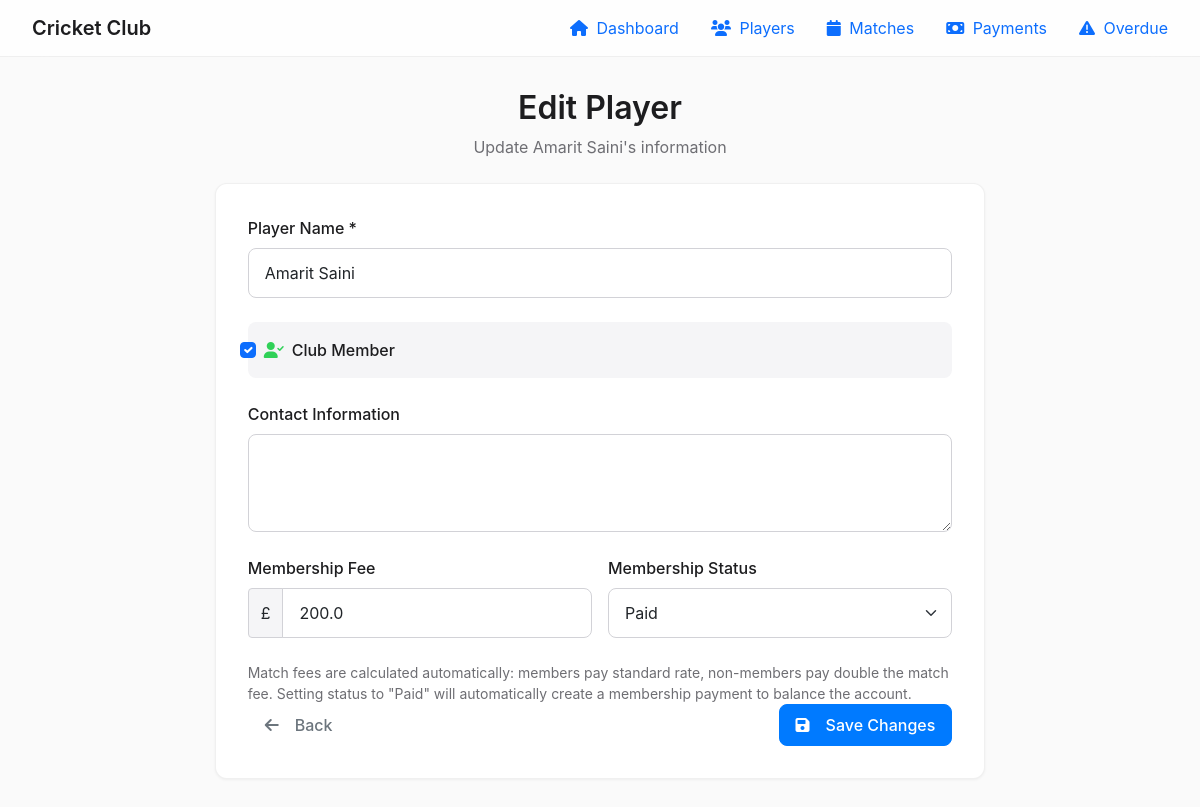
The app's page /players/edit/2 with its own data.
### app.py (models this page shows, shortened)
class Player(db.Model):
    id = db.Column(db.Integer, primary_key=True)
    name = db.Column(db.String(100), nullable=False)
    is_member = db.Column(db.Boolean, default=True)
    contact_info = db.Column(db.String(200))
    membership_fee = db.Column(db.Float, default=200.0)  # Standard membership fee for all members
    historical_match_fees_owed = db.Column(db.Float, default=0.0)  # Historical match fees owed from imports
    membership_status = db.Column(db.String(50), default='Paid')  # Unpaid, Part Paid, Paid, Sponsorship
    payments = db.relationship('Payment', backref='player', lazy=True, cascade='all, delete-orphan')
    attendances = db.relationship('MatchAttendance', backref='player', lazy=True, cascade='all, delete-orphan')

### app.py (the view, shortened to what this page needs)
@app.route('/players/edit/<int:player_id>', methods=['GET', 'POST'])
def edit_player(player_id):
    player = Player.query.get_or_404(player_id)
    return render_template('edit_player.html', player=player)

### templates/edit_player.html (shortened to what this page needs)
{% extends "base.html" %}
{% block content %}
<div class="row justify-content-center">
    <div class="col-md-8">
        <div class="text-center mb-4">
            <h1 style="font-weight: 600; font-size: 2rem; color: #1d1d1f; margin-bottom: 8px;">Edit Player</h1>
            <p style="color: #6e6e73;">Update {{ player.name }}'s information</p>
        </div>
        <div class="card">
            <div class="card-body" style="padding: 32px;">
                <form method="POST">
                    <div class="mb-4">
                        <label for="name" class="form-label"
                            style="font-weight: 500; color: #1d1d1f; margin-bottom: 8px;">
                            Player Name *
                        </label>
                        <input type="text" class="form-control" id="name" name="name" value="{{ player.name }}"
                            required>
                    </div>
                    <div class="mb-4">
                        <div class="form-check" style="padding: 16px; background: #f5f5f7; border-radius: 8px;">
                            <input class="form-check-input" type="checkbox" id="is_member" name="is_member" {% if
                                player.is_member %}checked{% endif %}>
                            <label class="form-check-label" for="is_member" style="font-weight: 500; color: #1d1d1f;">
                                <i class="fas fa-user-check me-2" style="color: #30d158;"></i>Club Member
                            </label>
                        </div>
                    </div>
                    <div class="mb-4">
                        <label for="contact_info" class="form-label"
                            style="font-weight: 500; color: #1d1d1f; margin-bottom: 8px;">
                            Contact Information
                        </label>
                        <textarea class="form-control" id="contact_info" name="contact_info"
                            rows="3">{{ player.contact_info or '' }}</textarea>
                    </div>
                    <div id="membershipDetails"
                        style="display: {% if player.is_member %}block{% else %}none{% endif %};">
                        <div class="row g-3 mb-4">
                            <div class="col-md-6">
                                <label for="membership_fee" class="form-label"
                                    style="font-weight: 500; color: #1d1d1f; margin-bottom: 8px;">
                                    Membership Fee
                                </label>
                                <div class="input-group">
                                    <span class="input-group-text"
                                        style="background: #f5f5f7; border-color: #d2d2d7;">&pound;</span>
                                    <input type="number" step="0.01" class="form-control" id="membership_fee"
                                        name="membership_fee" value="{{ player.membership_fee or '' }}">
                                </div>
                            </div>
                            <div class="col-md-6">
                                <label for="membership_status" class="form-label"
                                    style="font-weight: 500; color: #1d1d1f; margin-bottom: 8px;">
                                    Membership Status
                                </label>
                                <select class="form-select" id="membership_status" name="membership_status">
                                    <option value="Paid" {% if player.membership_status=='Paid' or not player.membership_status %}selected{% endif %}>
                                        Paid</option>
                                </select>
                            </div>
                        </div>
                        <div style="color: #6e6e73; font-size: 0.875rem;">
                            Match fees are calculated automatically: members pay standard rate, non-members pay double the match fee.
                            Setting status to "Paid" will automatically create a membership payment to balance the account.
                        </div>
                    </div>
                    <div class="d-flex justify-content-between align-items-center">
                        <a href="{{ url_for('players') }}" class="btn btn-outline-secondary">
                            <i class="fas fa-arrow-left me-2"></i> Back
                        </a>
                        <button type="submit" class="btn btn-primary">
                            <i class="fas fa-save me-2"></i> Save Changes
                        </button>
                    </div>
                </form>
            </div>
        </div>
    </div>
</div>
{% endblock %}

### static/style.css (style rules this page uses)
:root { --color-primary: #007aff; --color-primary-hover: #0056cc; --color-success: #30d158; --color-success-hover: #28cd4f; --color-warning: #ff9500; --color-danger: #ff3b30; --color-info: #5ac8fa; --color-text-primary: #1d1d1f; --color-text-secondary: #6e6e73; --color-text-tertiary: #8e8e93; --color-background: #fafafa; --color-surface: #ffffff; --color-border: rgba(0, 0, 0, 0.06); --color-border-light: #f5f5f7; --color-border-medium: #d2d2d7; --font-family-system: -apple-system, BlinkMacSystemFont, 'SF Pro Display', 'Segoe UI', system-ui, sans-serif; --font-weight-regular: 400; --font-weight-medium: 500; --font-weight-semibold: 600; --font-weight-bold: 700; --font-size-xs: 0.75rem; --font-size-sm: 0.875rem; --font-size-base: 1rem; --font-size-lg: 1.125rem; --font-size-xl: 1.25rem; --font-size-2xl: 1.5rem; --font-size-3xl: 2rem; --font-size-4xl: 2.5rem; --line-height-tight: 1.25; --line-height-normal: 1.5; --line-height-relaxed: 1.625; --space-xs: 0.25rem; --space-sm: 0.5rem; --space-md: 0.75rem; --space-lg: 1rem; --space-xl: 1.5rem; --space-2xl: 2rem; --space-3xl: 3rem; --radius-sm: 0.5rem; --radius-md: 0.75rem; --radius-lg: 1rem; --shadow-sm: 0 1px 3px rgba(0, 0, 0, 0.05); --shadow-md: 0 4px 12px rgba(0, 0, 0, 0.08); --shadow-lg: 0 10px 40px rgba(0, 0, 0, 0.15); --transition-fast: 0.15s ease; --transition-normal: 0.2s ease; --transition-slow: 0.3s ease; --container-max-width: 1200px; --header-height: 4rem; }
*, *::before, *::after { box-sizing: border-box; }
* { margin: 0; padding: 0; }
html { font-size: 16px; scroll-behavior: smooth; }
body { font-family: var(--font-family-system); font-size: var(--font-size-base); font-weight: var(--font-weight-regular); line-height: var(--line-height-normal); color: var(--color-text-primary); background-color: var(--color-background); -webkit-font-smoothing: antialiased; -moz-osx-font-smoothing: grayscale; }
input, button, textarea, select { font: inherit; }
p, h1, h2, h3, h4, h5, h6 { overflow-wrap: break-word; }
.card { background: var(--color-surface); border: 1px solid var(--color-border); border-radius: var(--radius-md); box-shadow: var(--shadow-sm); transition: box-shadow var(--transition-normal); overflow: hidden; }
.card-body { padding: var(--space-xl); }
.btn { display: inline-flex; align-items: center; justify-content: center; gap: var(--space-sm); padding: var(--space-sm) var(--space-lg); border-radius: var(--radius-sm); font-size: var(--font-size-base); font-weight: var(--font-weight-medium); text-decoration: none; border: 1px solid transparent; cursor: pointer; transition: all var(--transition-normal); white-space: nowrap; }
.btn-primary { background-color: var(--color-primary); color: white; border-color: var(--color-primary); }
.form-control, .form-select { display: block; width: 100%; padding: var(--space-md) var(--space-lg); font-size: var(--font-size-base); border: 1px solid var(--color-border-medium); border-radius: var(--radius-sm); background-color: var(--color-surface); transition: all var(--transition-normal); }
.form-control::placeholder { color: var(--color-text-tertiary); }
.d-flex { display: flex; }
.align-items-center { align-items: center; }
.justify-content-center { justify-content: center; }
.justify-content-between { justify-content: space-between; }
.mb-4 { margin-bottom: var(--space-lg); }

### records on screen
Player: name "Amarit Saini", is_member "☑", membership_fee "200.0", membership_status "Paid"
